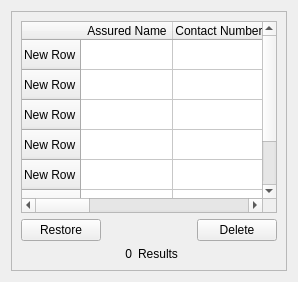
            <widget class="QWidget" name="archived_clients_tab">
             <attribute name="title">
              <string>Archived Clients</string>
             </attribute>
             <layout class="QVBoxLayout" name="verticalLayout_15">
              <item>
               <widget class="QFrame" name="archived_clients_frame">
                <property name="frameShape">
                 <enum>QFrame::Shape::StyledPanel</enum>
                </property>
                <property name="frameShadow">
                 <enum>QFrame::Shadow::Raised</enum>
                </property>
                <layout class="QVBoxLayout" name="verticalLayout_19">
                 <item>
                  <widget class="QTableWidget" name="archived_clients_table">
                   <property name="autoScroll">
                    <bool>false</bool>
                   </property>
                   <property name="autoScrollMargin">
                    <number>16</number>
                   </property>
                   <property name="columnCount">
                    <number>4</number>
                   </property>
                   <attribute name="horizontalHeaderCascadingSectionResizes">
                    <bool>false</bool>
                   </attribute>
                   <attribute name="horizontalHeaderMinimumSectionSize">
                    <number>50</number>
                   </attribute>
                   <attribute name="horizontalHeaderDefaultSectionSize">
                    <number>92</number>
                   </attribute>
                   <attribute name="horizontalHeaderShowSortIndicator" stdset="0">
                    <bool>true</bool>
                   </attribute>
                   <attribute name="horizontalHeaderStretchLastSection">
                    <bool>false</bool>
                   </attribute>
                   <row>
                    <property name="text">
                     <string>New Row</string>
                    </property>
                   </row>
                   <row>
                    <property name="text">
                     <string>New Row</string>
                    </property>
                   </row>
                   <row>
                    <property name="text">
                     <string>New Row</string>
                    </property>
                   </row>
                   <row>
                    <property name="text">
                     <string>New Row</string>
                    </property>
                   </row>
                   <row>
                    <property name="text">
                     <string>New Row</string>
                    </property>
                   </row>
                   <row>
                    <property name="text">
                     <string>New Row</string>
                    </property>
                   </row>
                   <row>
                    <property name="text">
                     <string>New Row</string>
                    </property>
                   </row>
                   <column>
                    <property name="text">
                     <string>Assured Name</string>
                    </property>
                    <property name="font">
                     <font>
                      <kerning>true</kerning>
                     </font>
                    </property>
                   </column>
                   <column>
                    <property name="text">
                     <string>Contact Number</string>
                    </property>
                   </column>
                   <column>
                    <property name="text">
                     <string>Birthday</string>
                    </property>
                   </column>
                   <column>
                    <property name="text">
                     <string>Email Address</string>
                    </property>
                   </column>
                  </widget>
                 </item>
                 <item>
                  <layout class="QHBoxLayout" name="archived_clients_button_container">
                   <property name="sizeConstraint">
                    <enum>QLayout::SizeConstraint::SetDefaultConstraint</enum>
                   </property>
                   <item>
                    <widget class="QPushButton" name="archived_clients_restore_button">
                     <property name="sizePolicy">
                      <sizepolicy hsizetype="Maximum" vsizetype="Fixed">
                       <horstretch>0</horstretch>
                       <verstretch>0</verstretch>
                      </sizepolicy>
                     </property>
                     <property name="text">
                      <string>Restore</string>
                     </property>
                    </widget>
                   </item>
                   <item>
                    <spacer name="archived_clients_button_spacer">
                     <property name="orientation">
                      <enum>Qt::Orientation::Horizontal</enum>
                     </property>
                     <property name="sizeType">
                      <enum>QSizePolicy::Policy::Expanding</enum>
                     </property>
                     <property name="sizeHint" stdset="0">
                      <size>
                       <width>40</width>
                       <height>20</height>
                      </size>
                     </property>
                    </spacer>
                   </item>
                   <item>
                    <widget class="QPushButton" name="archived_clients_delete_button">
                     <property name="sizePolicy">
                      <sizepolicy hsizetype="Maximum" vsizetype="Fixed">
                       <horstretch>0</horstretch>
                       <verstretch>0</verstretch>
                      </sizepolicy>
                     </property>
                     <property name="layoutDirection">
                      <enum>Qt::LayoutDirection::LeftToRight</enum>
                     </property>
                     <property name="text">
                      <string>Delete</string>
                     </property>
                    </widget>
                   </item>
                  </layout>
                 </item>
                 <item>
                  <layout class="QFormLayout" name="archived_clients_container">
                   <property name="rowWrapPolicy">
                    <enum>QFormLayout::RowWrapPolicy::DontWrapRows</enum>
                   </property>
                   <property name="labelAlignment">
                    <set>Qt::AlignmentFlag::AlignCenter</set>
                   </property>
                   <property name="formAlignment">
                    <set>Qt::AlignmentFlag::AlignCenter</set>
                   </property>
                   <item row="0" column="0">
                    <widget class="QLabel" name="archived_clients_count">
                     <property name="sizePolicy">
                      <sizepolicy hsizetype="Maximum" vsizetype="Preferred">
                       <horstretch>0</horstretch>
                       <verstretch>0</verstretch>
                      </sizepolicy>
                     </property>
                     <property name="text">
                      <string>0</string>
                     </property>
                     <property name="alignment">
                      <set>Qt::AlignmentFlag::AlignRight|Qt::AlignmentFlag::AlignTrailing|Qt::AlignmentFlag::AlignVCenter</set>
                     </property>
                     <property name="wordWrap">
                      <bool>false</bool>
                     </property>
                    </widget>
                   </item>
                   <item row="0" column="1">
                    <widget class="QLabel" name="archived_clients_label">
                     <property name="sizePolicy">
                      <sizepolicy hsizetype="Maximum" vsizetype="Preferred">
                       <horstretch>0</horstretch>
                       <verstretch>0</verstretch>
                      </sizepolicy>
                     </property>
                     <property name="text">
                      <string>Results</string>
                     </property>
                    </widget>
                   </item>
                  </layout>
                 </item>
                </layout>
               </widget>
              </item>
             </layout>
            </widget>
